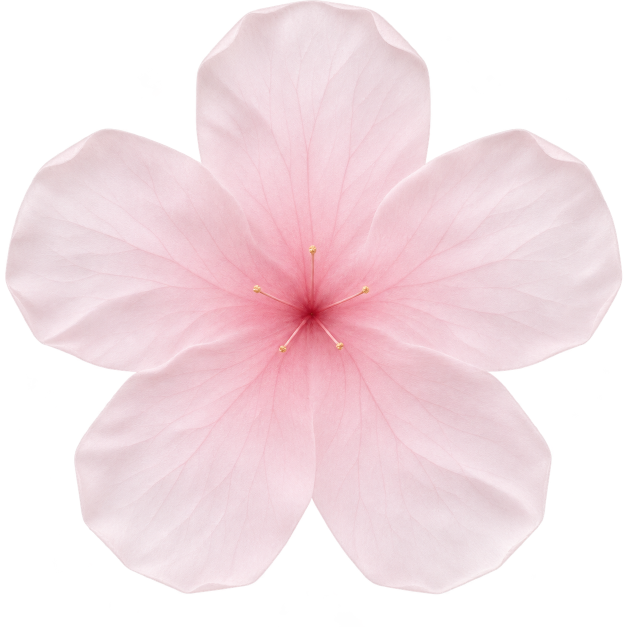
#> input picture tools/spring_blossoms/SOURCE/blossom-source.png, 1254 x 1254 px (shown at 1/2 size)
$ python pack_textures.py
#> lines starting #> are read from the running program, lines starting #| are printed output that depends on the picture
"""Serialize authored transparent art as native scalable OTEX v1 resources.

No art is synthesized: this only resamples the root-provided ImageGen PNGs.
Logical RGBA32 tile: 32x32, 4096 TMEM bytes. Physical art: 256x256, raw8x.
"""
import argparse
import hashlib
import json
import struct
from pathlib import Path
from PIL import Image

ROOT = Path(__file__).resolve().parents[2]


def pack(source: Path, size=256):
#> called with size = 256
    image = Image.open(source).convert('RGBA')
#> image is the input picture: PIL image 1254x1254 RGBA; mean R, G, B, A 159.4, 139.4, 144.2, 158.9
    # Pillow's RGBA resize filters premultiplied alpha, avoiding dark fringe.
    # A narrow transparent gutter keeps the authored rounded edge inside the
    # preserved mesh outline and avoids clipping the top of the source image.
    inset = 8 * size // 256
    image = image.resize((size - inset * 2, size - inset * 2), Image.Resampling.LANCZOS)
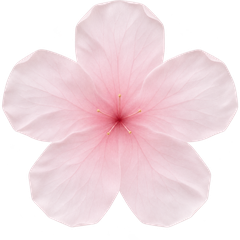
#> image: PIL image 240x240 RGBA; mean R, G, B, A 158.1, 138.1, 142.9, 158.9; transparent parts drawn white
    canvas = Image.new('RGBA', (size, size), (0, 0, 0, 0))
#> canvas: PIL image 256x256 RGBA; every value is 0
    canvas.paste(image, (inset, inset))
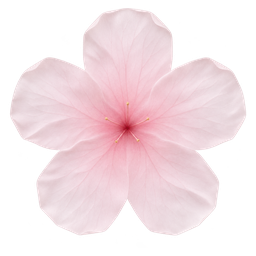
#> canvas: PIL image 256x256 RGBA; mean R, G, B, A 139, 121.4, 125.6, 139.7; transparent parts drawn white
    image = canvas
    pixels = image.tobytes()
    header = struct.pack('<III', 0, 0x4F544558, 1).ljust(64, b'\0')
    payload = struct.pack('<IIIIffI', 1, size, size, 1, size / 32, size / 32, len(pixels))
    return header + payload + pixels


def main():
    parser = argparse.ArgumentParser(description=__doc__)
    parser.add_argument('--source', type=Path, default=Path(__file__).parent / 'SOURCE')
    parser.add_argument('--check', action='store_true',
                        help='Verify exact serialized bytes and manifest without writing files')
    args = parser.parse_args()
    manifest = {}
    mismatches = []
    for kind in ('blossom', 'petal'):
        source = args.source / (kind + '-source.png')
        data = pack(source)
        for host in ('soh', 'mm'):
            target = ROOT / host / 'assets/custom/objects/object_spring_blossoms' / (kind + '_tex')
            if args.check:
                if not target.is_file() or target.read_bytes() != data:
                    mismatches.append(str(target.relative_to(ROOT)))
            else:
                target.parent.mkdir(parents=True, exist_ok=True)
                target.write_bytes(data)
#> after the loop, mismatches = []
        manifest[kind] = dict(source=str(source.relative_to(ROOT)),
                              source_sha256=hashlib.sha256(source.read_bytes()).hexdigest(),
                              native_sha256=hashlib.sha256(data).hexdigest(), physical_size=256,
                              logical_size=32, format='RGBA32 raw8x OTEXv1', tmem_bytes=4096,
                              transparent_gutter_pixels=8)
#> pass 2 of the loop in main, `for kind in ('blossom', 'petal'):`:
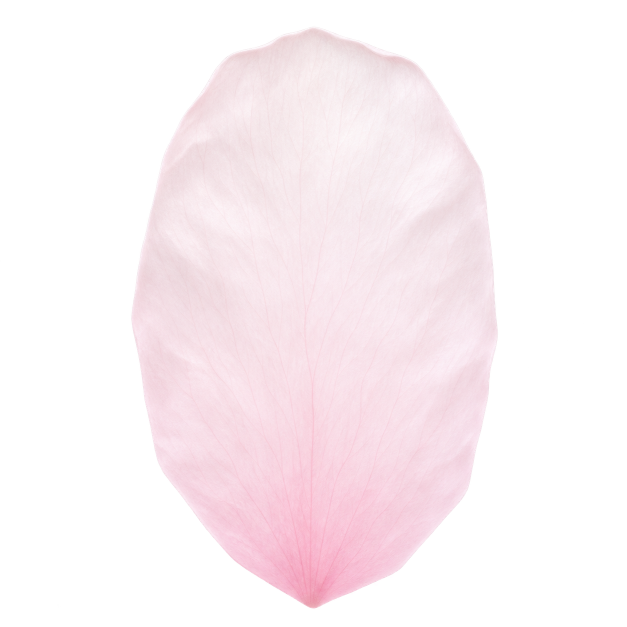
#> input picture tools/spring_blossoms/SOURCE/petal-source.png, 1254 x 1254 px (shown at 1/2 size)
#> in pack, image is the input picture: PIL image 1254x1254 RGBA; mean R, G, B, A 104, 94.2, 97.4, 104.6
#> in pack (call 2), `image = image.resize((size - inset * 2, size - inset * 2), Image.Resam..`:
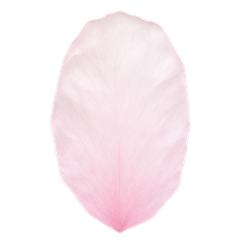
#> image: PIL image 240x240 RGBA; mean R, G, B, A 105.4, 95.4, 98.7, 104.6; transparent parts drawn white
#> in pack (call 2), `canvas.paste(image, (inset, inset))`:
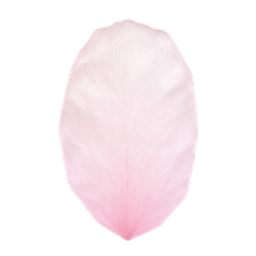
#> canvas: PIL image 256x256 RGBA; mean R, G, B, A 92.7, 83.9, 86.8, 91.9; transparent parts drawn white
    manifest_path = Path(__file__).parent / 'texture-manifest.json'
    manifest_text = json.dumps(manifest, indent=2) + '\n'
    if args.check:
        if not manifest_path.is_file() or manifest_path.read_text() != manifest_text:
            mismatches.append(str(manifest_path.relative_to(ROOT)))
        if mismatches:
            raise SystemExit('FAIL spring resources differ from authored sources: ' + ', '.join(mismatches))
        print('PASS reproducible spring resources: 4 native OTEX files and exact source/hash manifest')
    else:
        manifest_path.write_text(manifest_text)
        print(json.dumps(manifest, indent=2))
#| {
#|   "blossom": {
#|     "source": "tools/spring_blossoms/SOURCE/blossom-source.png",
#|     "source_sha256": "fbcb48d4fde5f461667b5ee2581054a5862e3bd7ce725d2dfe1f4991d10879c6",
#|     "native_sha256": "7d03add28e54ddd3c59433d02618353a9ce25ecd7fc017c0a4e486a7d864501f",
#|     "physical_size": 256,
#|     "logical_size": 32,
#|     "format": "RGBA32 raw8x OTEXv1",
#|     "tmem_bytes": 4096,
#|     "transparent_gutter_pixels": 8
#|   },
#|   "petal": {
#> (further printed lines are left out)


if __name__ == '__main__':
    main()
